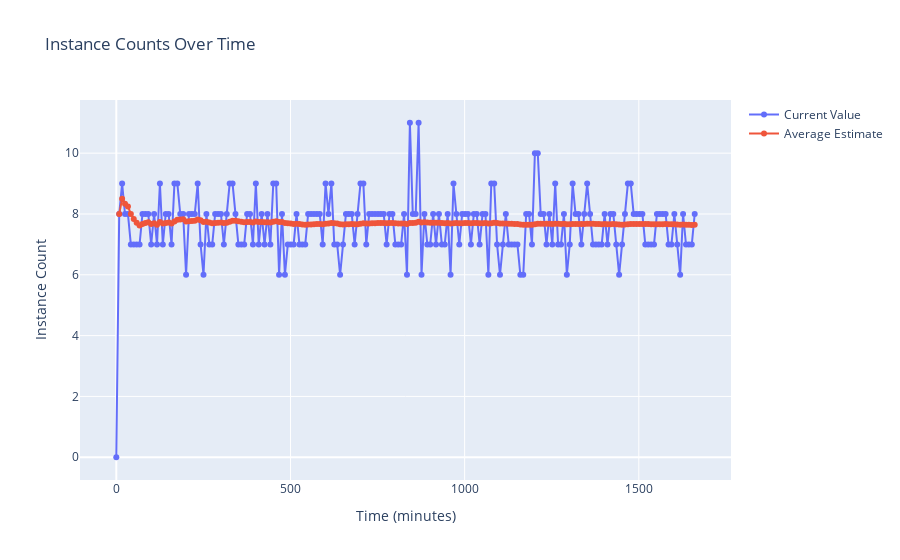

The notebook cell saved with this chart:
### Code cell
fig = go.Figure()
fig.add_trace(
    go.Scatter(
        x = [i/60 for i in sampled_hist_times],
        y = sampled_hist_inst_counts,
        mode = 'markers+lines',
        name = "Current Value",
    ),
)
fig.add_trace(
    go.Scatter(
        x = [i/60 for i in sampled_hist_times],
        y = sampled_hist_inst_avgs,
        mode = 'markers+lines',
        name = "Average Estimate",
    ),
)
fig.update_layout(title="Instance Counts Over Time", xaxis=dict(title="Time (minutes)"), yaxis=dict(title="Instance Count"))

### Figure 1 — Plotly figure (JSON) as saved in the notebook; plotly's stock layout.template omitted (floating-point values rounded to 4 significant figures; data arrays with more than 128 entries replaced by an {"elided": "..."} marker saying what was removed)
{"data": [{"mode": "markers+lines", "name": "Current Value", "type": "scatter", "x": {"elided": "200 float values"}, "y": {"elided": "200 int values"}}, {"mode": "markers+lines", "name": "Average Estimate", "type": "scatter", "x": {"elided": "200 float values"}, "y": {"elided": "200 float values"}}], "layout": {"title": {"text": "Instance Counts Over Time"}, "xaxis": {"title": {"text": "Time (minutes)"}}, "yaxis": {"title": {"text": "Instance Count"}}}}
